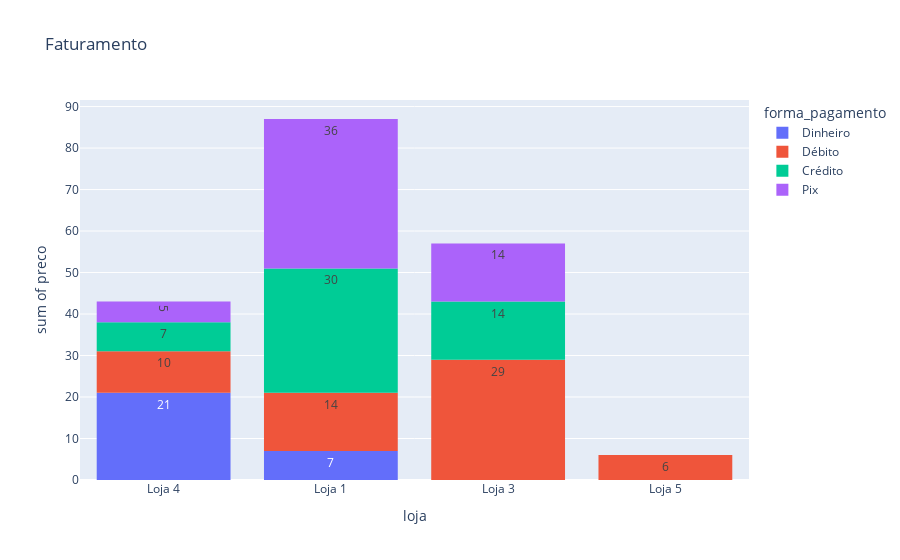

The notebook cell saved with this chart:
### Code cell
#                      eixo x    eixo y  mostra os valores em cima    titulo do gráfico     Colorir conforme a forma de pagamento
grafico = px.histogram(dados, x="loja", y="preco", text_auto="true",          title="Faturamento",      color="forma_pagamento")

# É possível clicar, selecionar algumas partes etc.


# Com o .show é possível mostrar o gráfico
grafico.show()

# Cria um html com o gráfico
grafico.write_html("Faturamento.html")

### Figure 1 — Plotly figure (JSON) as saved in the notebook; plotly's stock layout.template omitted (floating-point values rounded to 4 significant figures)
{"data": [{"alignmentgroup": "True", "bingroup": "x", "histfunc": "sum", "hovertemplate": "forma_pagamento=Dinheiro<br>loja=%{x}<br>sum of preco=%{y}<extra></extra>", "legendgroup": "Dinheiro", "marker": {"color": "#636efa", "pattern": {"shape": ""}}, "name": "Dinheiro", "offsetgroup": "Dinheiro", "orientation": "v", "showlegend": true, "texttemplate": "%{value:true}", "type": "histogram", "x": ["Loja 4", "Loja 4", "Loja 4", "Loja 1"], "xaxis": "x", "y": [5, 10, 6, 7], "yaxis": "y"}, {"alignmentgroup": "True", "bingroup": "x", "histfunc": "sum", "hovertemplate": "forma_pagamento=Débito<br>loja=%{x}<br>sum of preco=%{y}<extra></extra>", "legendgroup": "Débito", "marker": {"color": "#EF553B", "pattern": {"shape": ""}}, "name": "Débito", "offsetgroup": "Débito", "orientation": "v", "showlegend": true, "texttemplate": "%{value:true}", "type": "histogram", "x": ["Loja 3", "Loja 4", "Loja 3", "Loja 1", "Loja 5", "Loja 1", "Loja 3"], "xaxis": "x", "y": [11, 10, 11, 8, 6, 6, 7], "yaxis": "y"}, {"alignmentgroup": "True", "bingroup": "x", "histfunc": "sum", "hovertemplate": "forma_pagamento=Crédito<br>loja=%{x}<br>sum of preco=%{y}<extra></extra>", "legendgroup": "Crédito", "marker": {"color": "#00cc96", "pattern": {"shape": ""}}, "name": "Crédito", "offsetgroup": "Crédito", "orientation": "v", "showlegend": true, "texttemplate": "%{value:true}", "type": "histogram", "x": ["Loja 1", "Loja 1", "Loja 1", "Loja 3", "Loja 4", "Loja 3"], "xaxis": "x", "y": [11, 8, 11, 7, 7, 7], "yaxis": "y"}, {"alignmentgroup": "True", "bingroup": "x", "histfunc": "sum", "hovertemplate": "forma_pagamento=Pix<br>loja=%{x}<br>sum of preco=%{y}<extra></extra>", "legendgroup": "Pix", "marker": {"color": "#ab63fa", "pattern": {"shape": ""}}, "name": "Pix", "offsetgroup": "Pix", "orientation": "v", "showlegend": true, "texttemplate": "%{value:true}", "type": "histogram", "x": ["Loja 1", "Loja 3", "Loja 1", "Loja 4", "Loja 1", "Loja 3", "Loja 1"], "xaxis": "x", "y": [9, 9, 9, 5, 9, 5, 9], "yaxis": "y"}], "layout": {"barmode": "relative", "legend": {"title": {"text": "forma_pagamento"}, "tracegroupgap": 0}, "title": {"text": "Faturamento"}, "xaxis": {"anchor": "y", "domain": [0, 1], "title": {"text": "loja"}}, "yaxis": {"anchor": "x", "domain": [0, 1], "title": {"text": "sum of preco"}}}}
